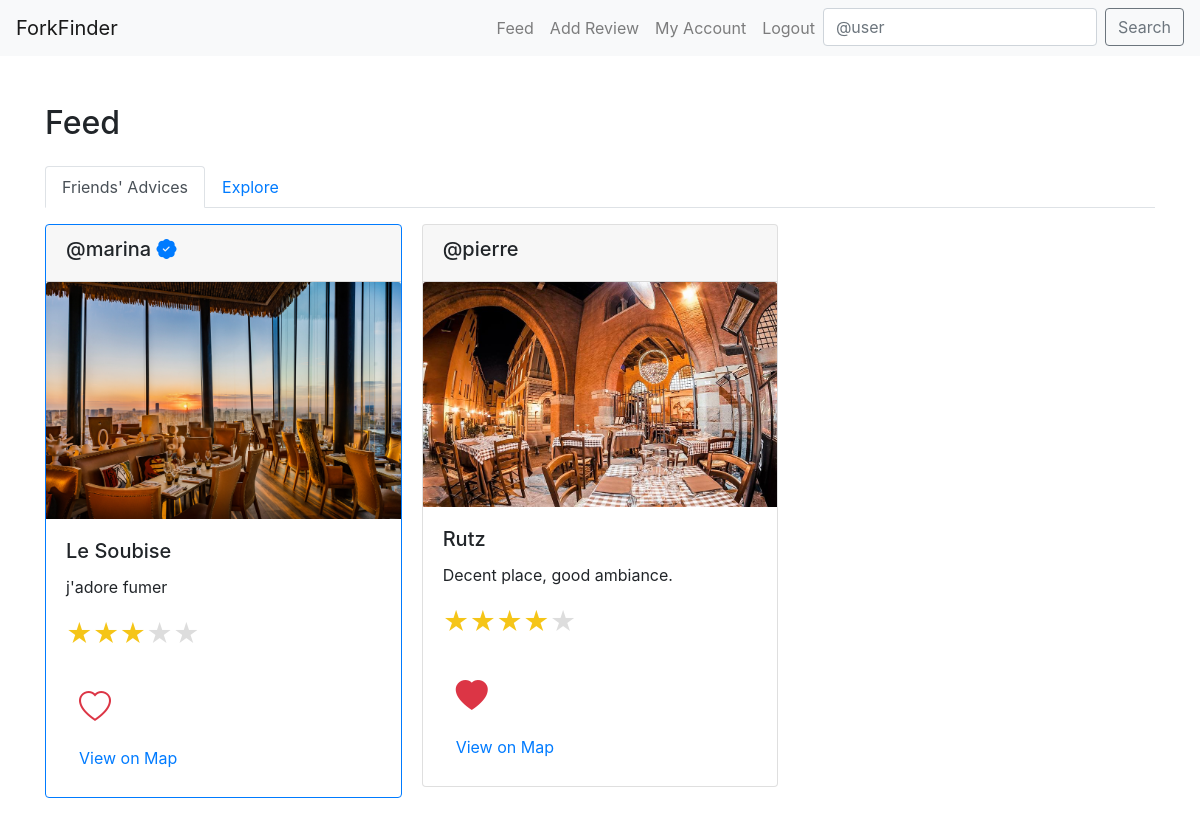
The page /feed/ (signed in) on the database its author committed.
### core/models.py (models this page shows, shortened)
class Review(models.Model):
    user = models.ForeignKey(User, related_name="reviews", on_delete=models.CASCADE)
    restaurant = models.ForeignKey(Restaurant, on_delete=models.CASCADE)
    body = models.CharField(max_length=255)
    rating = models.PositiveSmallIntegerField()
    taste_rating = models.PositiveSmallIntegerField(blank=True, null=True)
    presentation_rating = models.PositiveSmallIntegerField(blank=True, null=True)
    service_rating = models.PositiveSmallIntegerField(blank=True, null=True)
    photo = models.ImageField(upload_to='media/review_photos/')
    is_featured = models.BooleanField(default=False)
    created_at = models.DateTimeField(auto_now_add=True)

class Restaurant(models.Model):
    place_id = models.CharField(max_length=255, unique=True)
    name = models.CharField(max_length=60)
    address = models.CharField(max_length=120,blank=True,null=True)
    longitude = models.CharField(max_length=255)
    latitude = models.CharField(max_length=255)

### core/views.py (the view, shortened to what this page needs)
# urls.py: path('feed/', FeedView.as_view(), name="feed"),
class FeedView(LoginRequiredMixin,View):
    template_name = 'feed.html'
    def get(self, request, *args, **kwargs):
        recommended_reviews = get_recommended_reviews(request.user)
        profile = request.user.profile
        favorite_reviews = profile.favorite_reviews.all()
        followed_users = profile.follows.all()
        followed_reviews = Review.objects.filter(user__profile__in=followed_users).order_by('-created_at')
        return render(request, self.template_name, {
            "recommended_reviews": recommended_reviews,
            "favorite_reviews": favorite_reviews,
            "followed_reviews": followed_reviews,
        })

### core/models.py (called while the page is built)
    def is_culinary_critic(self):
        return self.user_type == 'critic'

### core/utils.py (called while the page is built)
def haversine(lon1, lat1, lon2, lat2):
    lon1, lat1, lon2, lat2 = map(math.radians, [lon1, lat1, lon2, lat2])
    dlon = lon2 - lon1
    dlat = lat2 - lat1
    a = math.sin(dlat/2)**2 + math.cos(lat1) * math.cos(lat2) * math.sin(dlon/2)**2
    c = 2 * math.atan2(math.sqrt(a), math.sqrt(1-a))
    r = 6371 #in km
    return c * r

### templates/feed.html (shortened to what this page needs)
{% extends "base.html" %}
{% block content %}
    <h2 class="mb-4">Feed</h2>
    <ul class="nav nav-tabs" id="feedTabs" role="tablist">
        <li class="nav-item">
            <a class="nav-link active" id="friends-tab" data-toggle="tab" href="#friends" role="tab" aria-controls="friends" aria-selected="true">Friends' Advices</a>
        </li>
        <li class="nav-item">
            <a class="nav-link" id="explore-tab" data-toggle="tab" href="#explore" role="tab" aria-controls="explore" aria-selected="false">Explore</a>
        </li>
    </ul>
    <div class="tab-content mt-3" id="feedTabsContent">
        <div class="tab-pane fade show active" id="friends" role="tabpanel" aria-labelledby="friends-tab">
            <div class="card-columns">
                    {% for review in followed_reviews %}
                        <div class="card mb-3 {% if review.is_featured %}border-primary{% endif %}">
                            <div class="card-header">
                                <h5>@{{ review.user.username }}
                                    {% if review.user.profile.is_culinary_critic %}
                                        <i class="bi bi-patch-check-fill text-primary" title="Verified"></i>
                                    {% endif %}
                                </h5>
                            </div>
                            <img src="{{ review.photo.url }}" class="card-img-top" alt="Restaurant Photo">
                            <div class="card-body">
                                <h5 class="card-title">{{ review.restaurant.name }}</h5>
                                <p class="card-text">{{ review.body }}</p>
                                <p class="card-text">
                                    <small class="text-muted">
                                        <span class="star-rating">
                                            {% for i in "54321" %}
                                                <label style="color: {% if i|add:0 <= review.rating %}#f5c518{% else %}#ddd{% endif %};">&#9733;</label>
                                            {% endfor %}
                                        </span>
                                    </small>
                                </p>
                                <form method="post" action="{% url 'feed' %}">
                                    <button type="submit" class="btn btn-link">
                                        {% if review in favorite_reviews %}
                                            <i class="bi bi-heart-fill text-danger" style="font-size: 2rem;"></i>
                                        {% else %}
                                            <i class="bi bi-heart text-danger" style="font-size: 2rem;"></i>
                                        {% endif %}
                                    </button>
                                </form>
                                <a href="{% url 'view_on_map' review.restaurant.id %}" class="btn btn-link">View on Map</a>
                            </div>
                        </div>
                    {% endfor %}
            </div>
        </div>
    </div>
{% endblock %}

### templates/base.html (style rules this page uses)
.card-columns { column-count: 3; }
.star-rating { display: flex; flex-direction: row-reverse; justify-content: flex-end; }
.star-rating label { font-size: 2em; color: #ddd; cursor: pointer; }

### rows shown on the page
Review: user.username "marina", photo (picture), restaurant.name "Le Soubise", body "j'adore fumer"
Review: user.username "pierre", photo (picture), restaurant.name "Rutz", body "Decent place, good ambiance."
